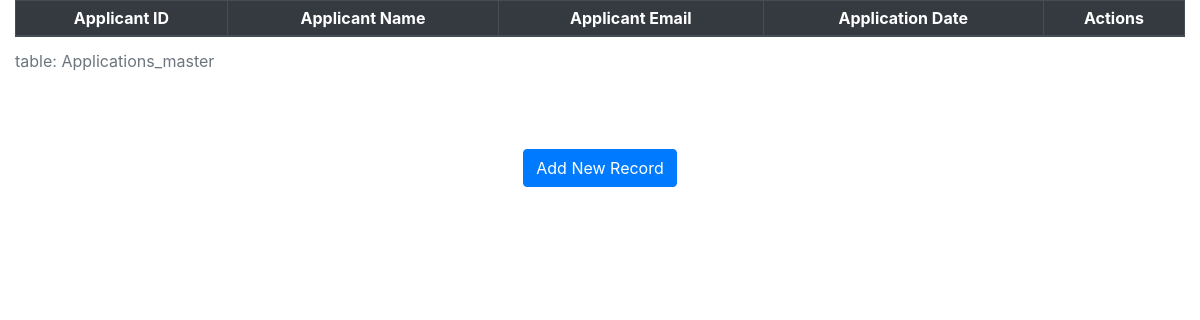
/showApplicants/, run on an earlier commit of the app's database.
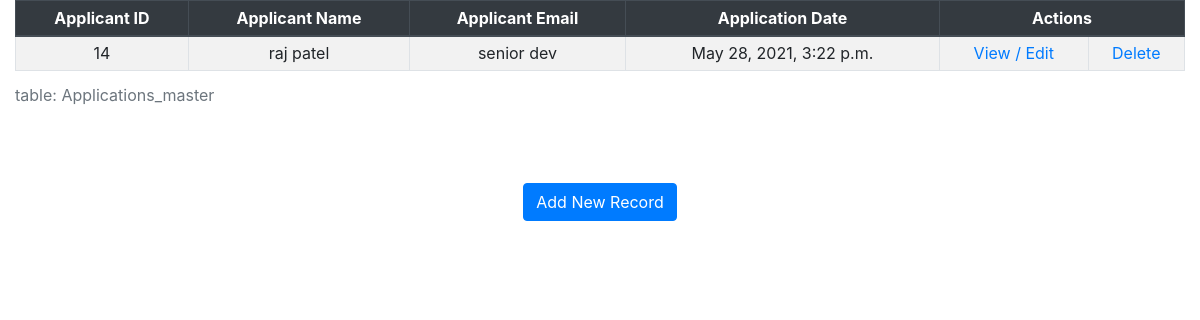
And on a later commit of the database.
### jobform/models.py (models this page shows)
class JobApplication(models.Model):
    fname = models.CharField(max_length=200, blank=True)
    lname = models.CharField(max_length=200, blank=True)
    designation = models.CharField(max_length=200, blank=True)
    address = models.CharField(max_length=200, blank=True)
    mail = models.EmailField(max_length=254)
    city = models.CharField(max_length=200, blank=True)
    phone = models.CharField(max_length=200, blank=True)
    gender = models.CharField(max_length=200, blank=True)
    zip = models.CharField(max_length=200, blank=True)
    relation_status = models.CharField(max_length=200, blank=True)
    dob = models.CharField(max_length=200, null=True)
    ssc_board_name = models.CharField(max_length=200, blank=True)
    ssc_year = models.CharField(max_length=200, blank=True)
    ssc_score = models.CharField(max_length=200, blank=True)
    hsc_dip_board_name = models.CharField(max_length=200, blank=True)
    hsc_dip_year = models.CharField(max_length=200, blank=True)
    hsc_dip_score = models.CharField(max_length=200, blank=True)
    bachelor_course_name = models.CharField(max_length=200, blank=True)
    bachelor_uni_name = models.CharField(max_length=200, blank=True)
    bachelor_year = models.CharField(max_length=200, blank=True)
    bachelor_score = models.CharField(max_length=200, blank=True)
    master_course_name = models.CharField(max_length=200, blank=True)
    master_uni_name = models.CharField(max_length=200, blank=True)
    master_year = models.CharField(max_length=200, blank=True)
    master_score = models.CharField(max_length=200, blank=True)
    workexp_company1_name = models.CharField(max_length=200, blank=True)
    workexp_company1_designation = models.CharField(max_length=200, blank=True)
    workexp_company1_start_date = models.CharField(max_length=200, blank=True)
    workexp_company1_end_date = models.CharField(max_length=200, blank=True)
    workexp_company2_name = models.CharField(max_length=200, blank=True)
    workexp_company2_designation = models.CharField(max_length=200, blank=True)
    workexp_company2_start_date = models.CharField(max_length=200, blank=True)
    workexp_company2_end_date = models.CharField(max_length=200, blank=True)
    workexp_company3_name = models.CharField(max_length=200, blank=True)
    workexp_company3_designation = models.CharField(max_length=200, blank=True)
    workexp_company3_start_date = models.CharField(max_length=200, blank=True)
    workexp_company3_end_date = models.CharField(max_length=200, blank=True)
    Language1 = models.CharField(max_length=200, blank=True)
    Language1_read = models.CharField(max_length=200, blank=True)
    Language1_write = models.CharField(max_length=200, blank=True)
    Language1_speak = models.CharField(max_length=200, blank=True)
    Language2 = models.CharField(max_length=200, blank=True)
    Language2_read = models.CharField(max_length=200, blank=True)
    Language2_write = models.CharField(max_length=200, blank=True)
    Language2_speak = models.CharField(max_length=200, blank=True)
    Language3 = models.CharField(max_length=200, blank=True)
    Language3_Read = models.CharField(max_length=200, blank=True)
    Language3_Write = models.CharField(max_length=200, blank=True)
    Language3_Speak = models.CharField(max_length=200, blank=True)
    PHP = models.CharField(max_length=200, blank=True)
    beginnerPHP = models.CharField(max_length=200, blank=True)
    MideatorPHP = models.CharField(max_length=200, blank=True)
    ExpertPHP = models.CharField(max_length=200, blank=True)
    MYSQL = models.CharField(max_length=200, blank=True)
    BeginnerMYSQL = models.CharField(max_length=200, blank=True)
    MideatorMYSQL = models.CharField(max_length=200, blank=True)
    ExpertMYSQL = models.CharField(max_length=200, blank=True)
    Laravel = models.CharField(max_length=200, blank=True)
    BeginnerLaravel = models.CharField(max_length=200, blank=True)
    MideatorLaravel = models.CharField(max_length=200, blank=True)
    ExpertLaravel = models.CharField(max_length=200, blank=True)
    Oracle = models.CharField(max_length=200, blank=True)
    BeginnerOracle = models.CharField(max_length=200, blank=True)
    MideatorOracle = models.CharField(max_length=200, blank=True)
    ExpertOracle = models.CharField(max_length=200, blank=True)
    ref_name1 = models.CharField(max_length=200, blank=True)
    ref_contact1 = models.CharField(max_length=200, blank=True)
    ref_relation1 = models.CharField(max_length=200, blank=True)
    ref_name2 = models.CharField(max_length=200, blank=True)
    ref_contact2 = models.CharField(max_length=200, blank=True)
    ref_relation2 = models.CharField(max_length=200, blank=True)
    location1 = models.CharField(max_length=200, blank=True)
    location2 = models.CharField(max_length=200, blank=True)
    location3 = models.CharField(max_length=200, blank=True)
    noticeperiod = models.CharField(max_length=200, blank=True)
    expectedCTC = models.CharField(max_length=200, blank=True)
    currentCTC = models.CharField(max_length=200, blank=True)
    Department = models.CharField(max_length=200, null=True)
    date_submitted = models.DateTimeField(auto_now_add=True)
    class Meta:
        db_table = "Applications_master"

### jobform/views.py (the view)
# urls.py: path('showApplicants/', views.showApplications),
def showApplications(request):
    applications = JobApplication.objects.all()
    return render(request, "showApplication.html", {'application': applications})

### jobform/templates/showApplication.html (shortened to what this page needs)
<!DOCTYPE html>
<html lang="en">
<head>
    <link rel="stylesheet" href="https://cdn.jsdelivr.net/npm/bootstrap@4.6.0/dist/css/bootstrap.min.css">
</head>
<body>
    <div class="container-fluid">
    <table class="table table-striped table-bordered table-sm table-hover text-sm-center">
        <caption>table: Applications_master</caption>
        <thead class="thead-dark">
            <tr>
                <th>Applicant ID</th>
                <th>Applicant Name</th>
                <th>Applicant Email</th>
                <th>Application Date</th>
                <th colspan="2">Actions</th>
            </tr>
        </thead>
        <tbody>
            {% for i in application %}
            <tr>
                <td>{{ i.id }}</td>
                <td>{{ i.fname }} {{ i.lname }}</td>
                <td>{{ i.designation }}</td>
                <td>{{ i.date_submitted }}
                <td>
                    <a href="/editApplication/{{ i.id }}">View / Edit</a>
                </td>
                <td><a href="/deleteApplication/{{ i.id }}">Delete</a></td>
            </tr>
            {% endfor %}
        </tbody>
    </table>
    <br>
    <br>
    <center><a href="/jobApplication" class="btn btn-primary">Add New Record</a></center>
</div>
</body>
</html>

What changed in the data, as far as the page shows it:
added JobApplication: id "14", fname "raj", lname "patel", designation "senior dev", date_submitted "May 28, 2021, 3:22 p.m."
